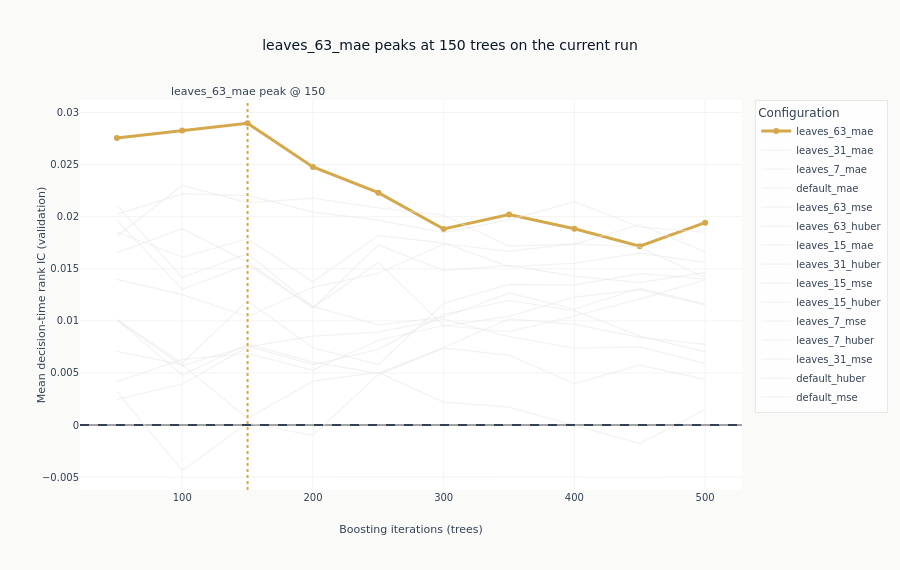

Here is the notebook cell this chart was saved with:
### Markdown cell above
## 5. Learning Curves

A fresh run scores every checkpoint over the same complete validation timestamps
with the same decision-time IC definition. The cached replay reloads the saved
curves without loading a booster or fitting a model.

### Code cell
all_curves = pl.DataFrame([c for r in results for c in r["learning_curves"]])
if all_curves.height > 0:
    learning_figure = go.Figure()
    for row in results:
        config_curve = all_curves.filter(pl.col("config") == row["config_name"]).sort("iteration")
        is_leader = best is not None and row["config_name"] == best["config_name"]
        learning_figure.add_trace(
            go.Scatter(
                x=config_curve["iteration"].to_list(),
                y=config_curve["ic_mean"].to_list(),
                mode="lines+markers" if is_leader else "lines",
                name=row["config_name"],
                line=dict(
                    color=style.COLORS["amber"] if is_leader else style.COLORS["silver_muted"],
                    width=3 if is_leader else 1.2,
                ),
                marker=dict(size=6),
                opacity=1.0 if is_leader else 0.55,
            )
        )
    if best is not None:
        learning_figure.add_vline(
            x=best["best_iter"],
            line=dict(color=style.COLORS["amber"], dash="dot"),
            annotation_text=f"{best['config_name']} peak @ {best['best_iter']}",
            annotation_position="top",
        )
    learning_figure.add_hline(
        y=0.0,
        line=dict(color=style.COLORS["neutral"], dash="dash"),
    )
    learning_figure.update_layout(
        template="ml4t",
        title=(
            "GBM checkpoint performance varies materially across the current grid"
            if cached_mode
            else f"{best['config_name']} peaks at {best['best_iter']} trees on the current run"
        ),
        xaxis_title="Boosting iterations (trees)",
        yaxis_title="Mean decision-time rank IC (validation)",
        height=570,
        legend=dict(title="Configuration", font=dict(size=10)),
    )
    learning_figure.show()

### Figure 1 — Plotly figure (JSON) as saved in the notebook; plotly's stock layout.template omitted (floating-point values rounded to 4 significant figures)
{"data": [{"line": {"color": "#D4A84B", "width": 3}, "marker": {"size": 6}, "mode": "lines+markers", "name": "leaves_63_mae", "opacity": 1.0, "type": "scatter", "x": [50, 100, 150, 200, 250, 300, 350, 400, 450, 500], "y": [0.02755, 0.02828, 0.02897, 0.02477, 0.02231, 0.01882, 0.02021, 0.01884, 0.01716, 0.01942]}, {"line": {"color": "#e8e8e6", "width": 1.2}, "marker": {"size": 6}, "mode": "lines", "name": "leaves_31_mae", "opacity": 0.55, "type": "scatter", "x": [50, 100, 150, 200, 250, 300, 350, 400, 450, 500], "y": [0.01812, 0.023, 0.02134, 0.02177, 0.02084, 0.02014, 0.01717, 0.01737, 0.01925, 0.01662]}, {"line": {"color": "#e8e8e6", "width": 1.2}, "marker": {"size": 6}, "mode": "lines", "name": "leaves_7_mae", "opacity": 0.55, "type": "scatter", "x": [50, 100, 150, 200, 250, 300, 350, 400, 450, 500], "y": [0.02022, 0.02218, 0.02204, 0.02044, 0.01967, 0.01847, 0.01969, 0.02144, 0.01899, 0.0185]}, {"line": {"color": "#e8e8e6", "width": 1.2}, "marker": {"size": 6}, "mode": "lines", "name": "default_mae", "opacity": 0.55, "type": "scatter", "x": [50, 100, 150, 200, 250, 300, 350, 400, 450, 500], "y": [0.02111, 0.01416, 0.01644, 0.01139, 0.009616, 0.01035, 0.01269, 0.01111, 0.01313, 0.0116]}, {"line": {"color": "#e8e8e6", "width": 1.2}, "marker": {"size": 6}, "mode": "lines", "name": "leaves_63_mse", "opacity": 0.55, "type": "scatter", "x": [50, 100, 150, 200, 250, 300, 350, 400, 450, 500], "y": [0.01964, 0.01302, 0.01539, 0.01129, 0.0156, 0.009514, 0.01043, 0.01228, 0.01298, 0.01152]}, {"line": {"color": "#e8e8e6", "width": 1.2}, "marker": {"size": 6}, "mode": "lines", "name": "leaves_63_huber", "opacity": 0.55, "type": "scatter", "x": [50, 100, 150, 200, 250, 300, 350, 400, 450, 500], "y": [0.01653, 0.01885, 0.01566, 0.01123, 0.01728, 0.01482, 0.01532, 0.0143, 0.01366, 0.01466]}, {"line": {"color": "#e8e8e6", "width": 1.2}, "marker": {"size": 6}, "mode": "lines", "name": "leaves_15_mae", "opacity": 0.55, "type": "scatter", "x": [50, 100, 150, 200, 250, 300, 350, 400, 450, 500], "y": [0.01853, 0.01611, 0.01787, 0.01375, 0.01818, 0.01749, 0.01521, 0.01553, 0.0165, 0.01559]}, {"line": {"color": "#e8e8e6", "width": 1.2}, "marker": {"size": 6}, "mode": "lines", "name": "leaves_31_huber", "opacity": 0.55, "type": "scatter", "x": [50, 100, 150, 200, 250, 300, 350, 400, 450, 500], "y": [0.01398, 0.01251, 0.0104, 0.01322, 0.01457, 0.01738, 0.01668, 0.0174, 0.01709, 0.01413]}, {"line": {"color": "#e8e8e6", "width": 1.2}, "marker": {"size": 6}, "mode": "lines", "name": "leaves_15_mse", "opacity": 0.55, "type": "scatter", "x": [50, 100, 150, 200, 250, 300, 350, 400, 450, 500], "y": [0.01011, 0.005964, 0.0119, 0.007416, 0.005808, 0.01167, 0.0135, 0.01342, 0.01454, 0.01402]}, {"line": {"color": "#e8e8e6", "width": 1.2}, "marker": {"size": 6}, "mode": "lines", "name": "leaves_15_huber", "opacity": 0.55, "type": "scatter", "x": [50, 100, 150, 200, 250, 300, 350, 400, 450, 500], "y": [0.004156, 0.006304, 0.006864, 0.00528, 0.00814, 0.009552, 0.008952, 0.01047, 0.01208, 0.01392]}, {"line": {"color": "#e8e8e6", "width": 1.2}, "marker": {"size": 6}, "mode": "lines", "name": "leaves_7_mse", "opacity": 0.55, "type": "scatter", "x": [50, 100, 150, 200, 250, 300, 350, 400, 450, 500], "y": [0.01011, 0.005691, 0.007565, 0.005793, 0.007267, 0.01062, 0.01195, 0.01099, 0.008538, 0.007038]}, {"line": {"color": "#e8e8e6", "width": 1.2}, "marker": {"size": 6}, "mode": "lines", "name": "leaves_7_huber", "opacity": 0.55, "type": "scatter", "x": [50, 100, 150, 200, 250, 300, 350, 400, 450, 500], "y": [0.01012, 0.004795, 0.007755, 0.006037, 0.004951, 0.007437, 0.01018, 0.009656, 0.008405, 0.007738]}, {"line": {"color": "#e8e8e6", "width": 1.2}, "marker": {"size": 6}, "mode": "lines", "name": "leaves_31_mse", "opacity": 0.55, "type": "scatter", "x": [50, 100, 150, 200, 250, 300, 350, 400, 450, 500], "y": [0.002485, 0.003917, 0.007497, 0.008535, 0.008921, 0.01017, 0.008494, 0.00737, 0.007503, 0.0059]}, {"line": {"color": "#e8e8e6", "width": 1.2}, "marker": {"size": 6}, "mode": "lines", "name": "default_huber", "opacity": 0.55, "type": "scatter", "x": [50, 100, 150, 200, 250, 300, 350, 400, 450, 500], "y": [0.003215, -0.004368, 0.00019, -0.0009924, 0.004839, 0.007376, 0.00671, 0.003985, 0.005754, 0.004384]}, {"line": {"color": "#e8e8e6", "width": 1.2}, "marker": {"size": 6}, "mode": "lines", "name": "default_mse", "opacity": 0.55, "type": "scatter", "x": [50, 100, 150, 200, 250, 300, 350, 400, 450, 500], "y": [0.007068, 0.005801, 0.0006334, 0.004207, 0.005048, 0.002198, 0.001713, -6.274e-05, -0.001782, 0.001482]}], "layout": {"annotations": [{"showarrow": false, "text": "leaves_63_mae peak @ 150", "x": 150, "xanchor": "center", "xref": "x", "y": 1, "yanchor": "bottom", "yref": "y domain"}], "height": 570, "legend": {"font": {"size": 10}, "title": {"text": "Configuration"}}, "shapes": [{"line": {"color": "#D4A84B", "dash": "dot"}, "type": "line", "x0": 150, "x1": 150, "xref": "x", "y0": 0, "y1": 1, "yref": "y domain"}, {"line": {"color": "#334155", "dash": "dash"}, "type": "line", "x0": 0, "x1": 1, "xref": "x domain", "y0": 0.0, "y1": 0.0, "yref": "y"}], "title": {"text": "leaves_63_mae peaks at 150 trees on the current run"}, "xaxis": {"title": {"text": "Boosting iterations (trees)"}}, "yaxis": {"title": {"text": "Mean decision-time rank IC (validation)"}}}}
